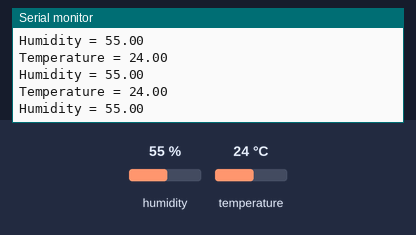
This sketch was run on a simulated Arduino Uno, built with avr-gcc and run on an emulated ATmega328P. Shown: the last lines printed to the serial monitor. The test bench sets the inputs (shaded band); at power-on: humidity 55 %, temperature 24 °C.

Above: at 1.2 s.
1.3 s: humidity set to 22 %
At 1.9 s:
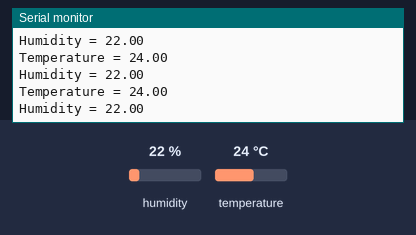
2.8 s: temperature set to 12 °C
At 3.9 s:
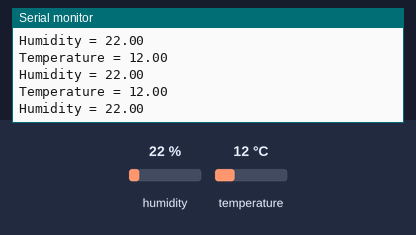
4.3 s: humidity set to 40 %
At 5.4 s:
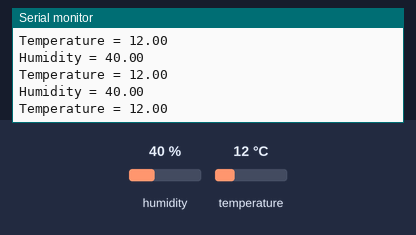
Timing chart, 0 to 7.3 s (numbered marks = the images above; inputs shaded):
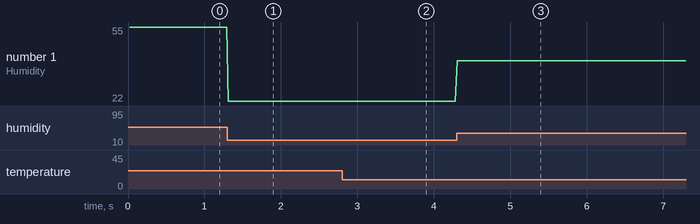

The sketch:

temp_hum.ino
```cpp
#include <dht.h>

dht DHT;

#define DHT11_PIN 8

void setup(){
  Serial.begin(115200);
}

void loop()
{
  int chk = DHT.read11(DHT11_PIN);
  Serial.print("Temperature = ");
  Serial.println(DHT.temperature);
  Serial.print("Humidity = ");
  Serial.println(DHT.humidity);
}
```

Measured:
- after the input at 1.3 s, the serial monitor: prints a new line at once (image 1)
- after the input at 2.8 s, the serial monitor: prints a new line at once (image 2)
- after the input at 4.3 s, the serial monitor: prints a new line at once (image 3)
- plotted number 1: 55 → 22 after the input at 1.3 s, 22 → 40 after the input at 4.3 s
